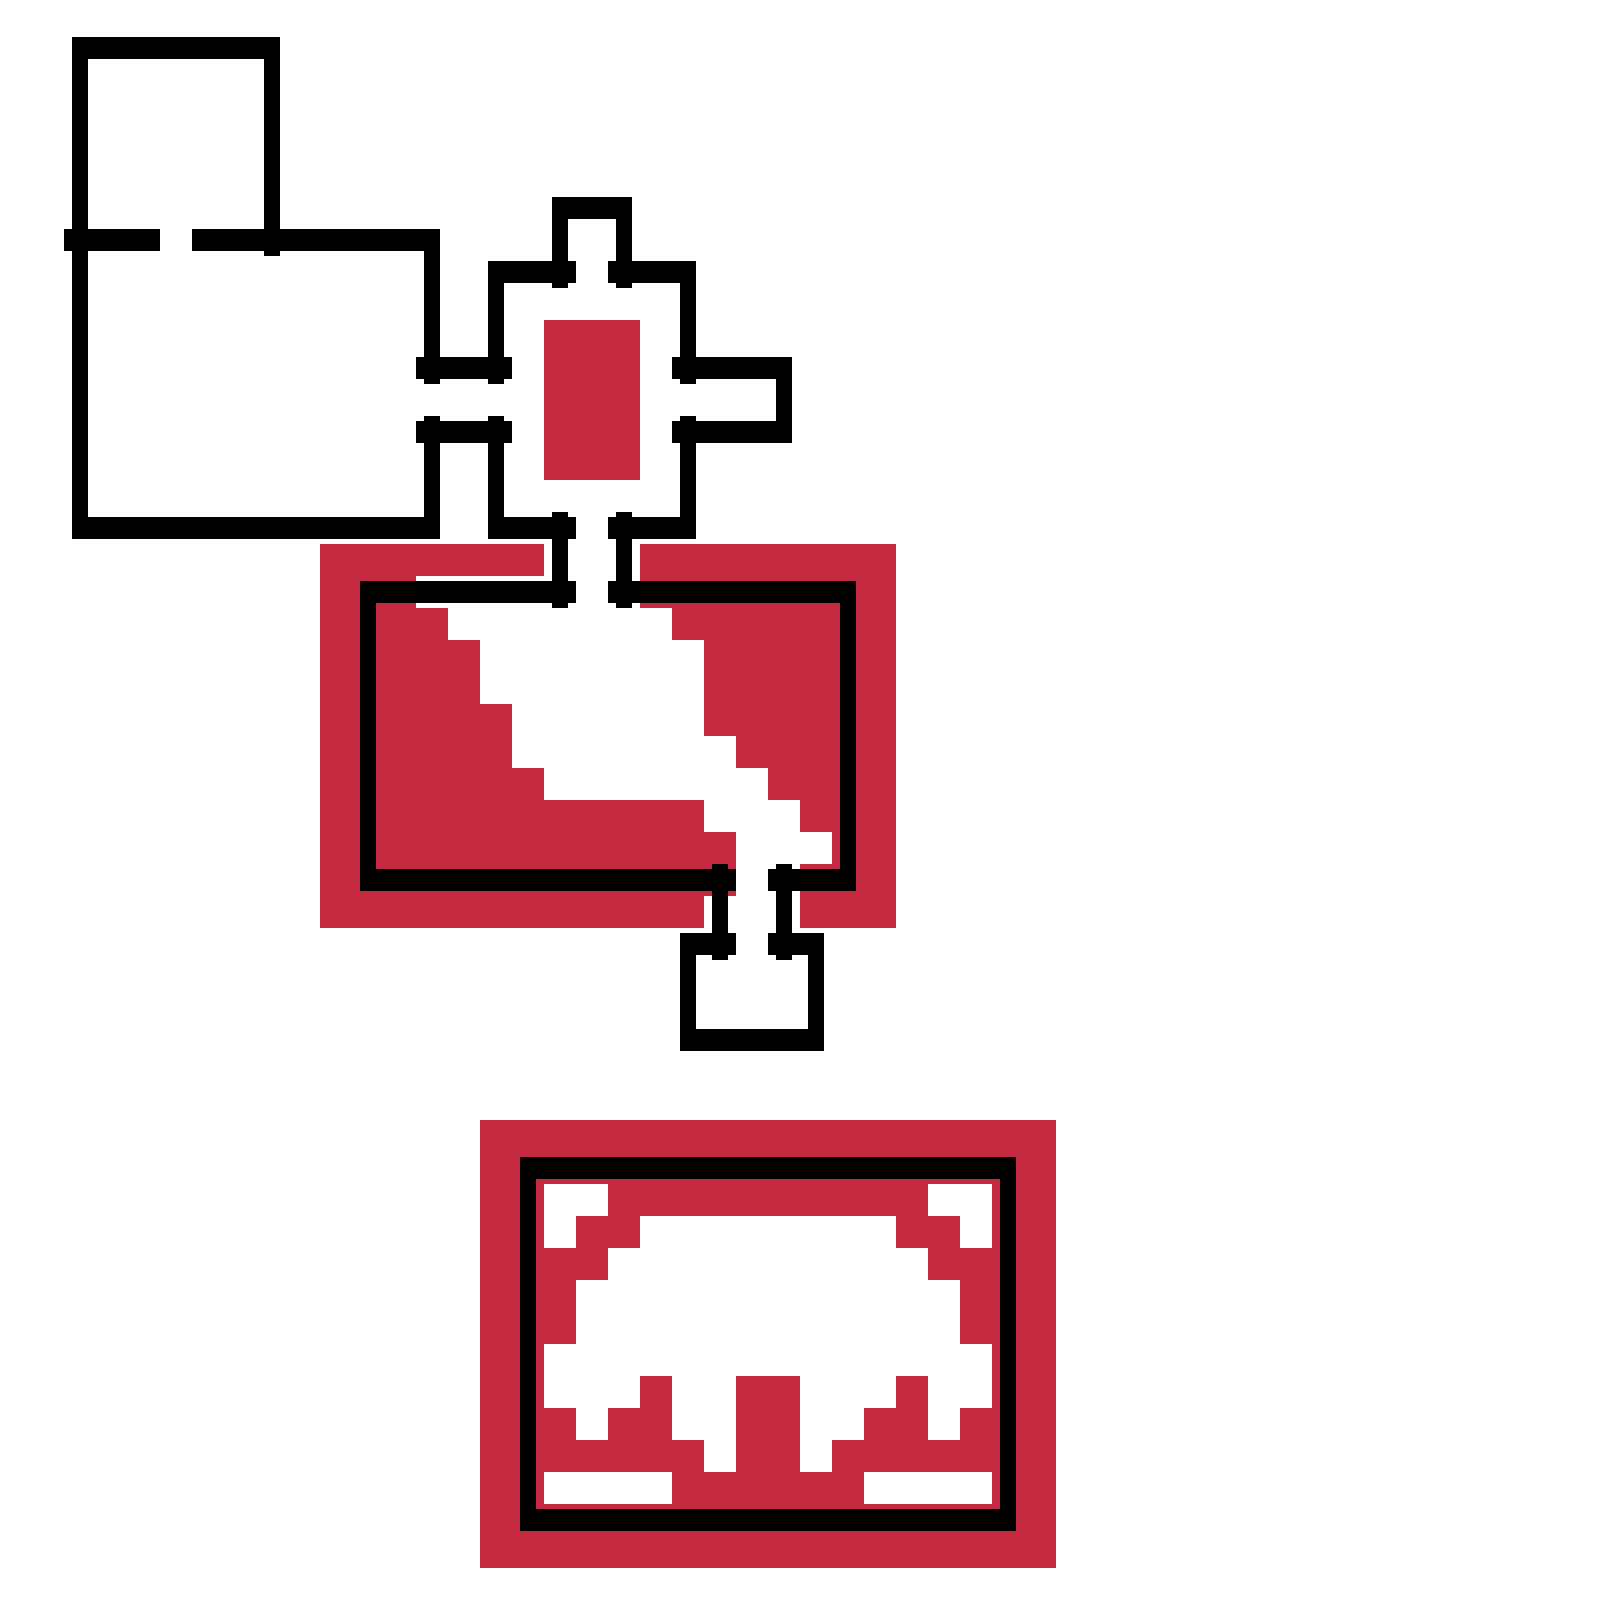

This game map was drawn from its Tiled (.tmx) file and the tilesets committed beside it. A one-line description and the trimmed map source follow:
An orthogonal 50x50 tile map with 32x32 px tiles, 2 tile layers (ground, mid) and 40 objects (11x fieldOfVision, 9x spawnMonster, 9x door, 6x trigger, coffre, ...).

<map version="1.0" orientation="orthogonal" renderorder="right-down" width="50" height="50" tilewidth="32" tileheight="32" nextobjectid="74">
 <tileset firstgid="1" name="Tiles2" tilewidth="32" tileheight="32" tilecount="240" columns="20">
  <image source="tileset.png" trans="fefeff" width="640" height="400" />
 </tileset>
 <layer name="ground" width="50" height="50">
  <data>[2500 cells, 2500 non-empty, 2 distinct tile ids]</data>
 </layer>
 <layer name="mid" width="50" height="50">
  <data>[2500 cells, 226 non-empty, 12 distinct tile ids]</data>
 </layer>
 <objectgroup name="objects">
  <object id="12" name="s1_trigger1" type="trigger" gid="62" x="160" y="288" width="32" height="32" />
  <object id="13" name="s2_trigger1" type="trigger" gid="62" x="512" y="384" width="32" height="32" rotation="90" />
  <object id="14" name="s2_trigger3" type="trigger" gid="62" x="704" y="416" width="32" height="32" />
  <object id="15" name="s3_trigger1" type="trigger" gid="62" x="576" y="640" width="32" height="32" />
  <object id="16" name="s4_trigger1" type="trigger" gid="62" x="736" y="928" width="32" height="32" />
  <object id="18" name="s1_spawn1" type="spawnMonster" gid="63" x="128" y="352" width="32" height="32" />
  <object id="19" name="s1_spawn2" type="spawnMonster" gid="63" x="128" y="480" width="32" height="32" />
  <object id="20" name="s1_spawn3" type="spawnMonster" gid="63" x="352" y="320" width="32" height="32" />
  <object id="21" name="s1_spawn4" type="spawnMonster" gid="63" x="352" y="416" width="32" height="32" />
  <object id="22" name="s1_spawn5" type="spawnMonster" gid="63" x="352" y="512" width="32" height="32" />
  <object id="25" name="s2_spawn2" type="spawnMonster" gid="63" x="736" y="416" width="32" height="32" />
  <object id="27" name="s3_spawn1" type="spawnMonster" gid="63" x="576" y="768" width="32" height="32" />
  <object id="28" name="s2_trigger2" type="trigger" gid="62" x="512" y="512" width="32" height="32" />
  <object id="30" name="s2_spawn1" type="spawnMonster" gid="63" x="576" y="256" width="32" height="32" />
  <object id="31" name="key1" type="coffre" gid="28" x="640" y="512" width="32" height="32" />
  <object id="33" name="switch1" type="switch" gid="47" x="608" y="512" width="32" height="32" />
  <object id="36" name="teleportOut" type="teleportOut" gid="25" x="736" y="1024" width="32" height="32" />
  <object id="40" name="sb_spawn1" type="spawnMonster" gid="63" x="736" y="1312" width="32" height="32" />
  <object id="41" name="teleportIn" type="teleportIn" gid="26" x="736" y="1248" width="32" height="32" />
  <object id="43" name="spawnHero" type="spawnHero" gid="82" x="160" y="128" width="32" height="32" />
  <object id="65" name="s1_door1" type="door" gid="6" x="160" y="256" width="32" height="32" />
  <object id="66" name="s2_door2" type="door" gid="6" x="576" y="288" width="32" height="32" />
  <object id="67" name="s2_door4" type="door" gid="6" x="576" y="544" width="32" height="32" />
  <object id="68" name="s3_door1" type="door" gid="6" x="576" y="608" width="32" height="32" />
  <object id="69" name="s4_door1" type="door" gid="6" x="736" y="960" width="32" height="32" />
  <object id="70" name="s3_door2" type="door" gid="6" x="736" y="896" width="32" height="32" />
  <object id="71" name="s1_door2" type="door" gid="5" x="416" y="416" width="32" height="32" />
  <object id="72" name="s2_door1" type="door" gid="5" x="480" y="416" width="32" height="32" />
  <object id="73" name="s2_door3" type="door" gid="5" x="672" y="416" width="32" height="32" />
 </objectgroup>
 <objectgroup name="vision">
  <object id="49" name="spawn" type="fieldOfVision" x="64" y="32">
   <polyline points="0,0 0,224 224,224 224,0 0,0" />
  </object>
  <object id="50" name="s1_1" type="fieldOfVision" x="64" y="256">
   <polyline points="0,0 0,288 384,288 384,-32 0,-32 0,0" />
  </object>
  <object id="51" name="s1_2" type="fieldOfVision" x="416" y="352">
   <polyline points="0,0 0,96 96,96 96,0 0,0" />
  </object>
  <object id="52" name="s2_1" type="fieldOfVision" x="480" y="256">
   <polyline points="0,0 0,288 224,288 224,0 0,0" />
  </object>
  <object id="53" name="s2_2" type="fieldOfVision" x="544" y="192">
   <polyline points="0,0 0,96 96,96 96,0 0,0" />
  </object>
  <object id="54" name="s2_3" type="fieldOfVision" x="672" y="352">
   <polyline points="0,0 0,96 128,96 128,0 0,0" />
  </object>
  <object id="55" name="s2_4" type="fieldOfVision" x="544" y="512">
   <polyline points="0,0 0,96 96,96 96,0 0,0" />
  </object>
  <object id="59" name="s3_1" type="fieldOfVision" x="576" y="576">
   <polyline points="0,0 -192,0 -224,32 -160,96 -128,96 -128,128 -96,160 -96,192 -64,256 -32,256 32,288 96,256 128,320 256,320 288,288 288,224 224,192 160,128 160,96 128,64 128,0 0,0" />
  </object>
  <object id="61" name="s4_1" type="fieldOfVision" x="704" y="864">
   <polyline points="0,0 0,96 96,96 96,0 0,0" />
  </object>
  <object id="62" name="s4_2" type="fieldOfVision" x="672" y="928">
   <polyline points="0,0 0,128 160,128 160,0 0,0" />
  </object>
  <object id="64" name="boss" type="fieldOfVision" x="512" y="1152">
   <polyline points="0,0 32,-32 64,0 96,-32 128,0 160,-32 192,0 224,-32 256,0 288,-32 320,0 352,-32 384,0 416,-32 448,0 480,-32 512,0 544,0 512,32 544,64 512,96 544,128 512,160 544,192 512,224 544,256 512,288 544,320 512,352 544,384 512,384 480,416 448,384 416,416 384,384 352,416 320,384 288,416 256,384 224,416 192,384 160,416 128,384 96,416 64,384 32,416 0,384 -32,384 0,352 -32,320 0,288 -32,256 0,224 -32,192 0,160 -32,128 0,96 -32,64 0,32 -32,0 0,0" />
  </object>
 </objectgroup>
</map>